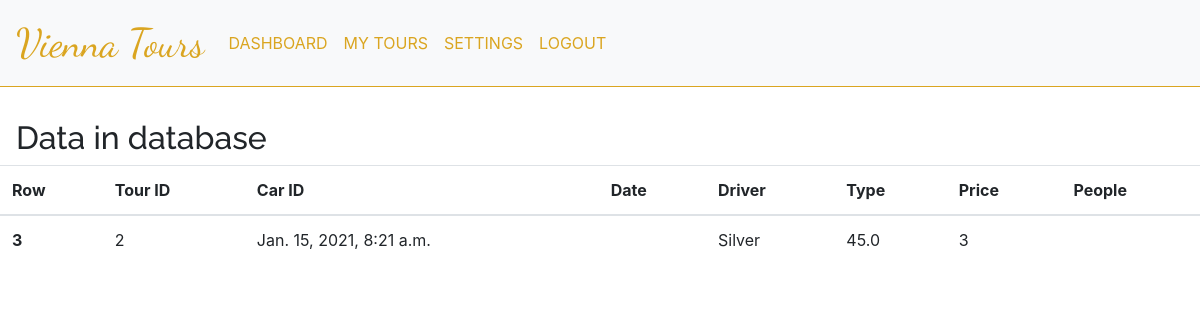
Page /users/tours/3/ (signed in) on the earlier database version.
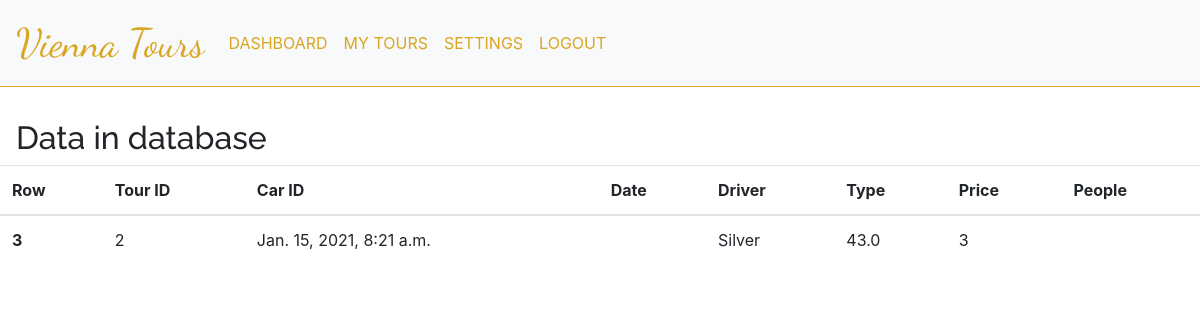
Same page on the later database version.
### supervisor/models.py (models this page shows, shortened)
class Tour(models.Model):
    driverID = models.ForeignKey(User, on_delete=models.DO_NOTHING)  #TODO change to something else. If User is deleted, delete tours?
    carID = models.ForeignKey(Car, on_delete=models.DO_NOTHING)
    date = models.DateTimeField(default=timezone.now) #TODO change to something else
    duration = models.FloatField()
    tourType = models.CharField(max_length=20)
    people = models.IntegerField()
    price = models.FloatField()

class Car(models.Model):
    latitude = models.FloatField(default=0.0)
    longitude = models.FloatField(default=0.0)
    photoOption = models.CharField(max_length=20, default='car-black')

### users/views.py (the view)
# urls.py: path('tours/<int:pk>/', TourDetailView.as_view(template_name='users/tour_detail.html'), name='tour-detail'),
class TourDetailView(DetailView):
    model = Tour

### users/templates/users/tour_detail.html
{% extends "nav-user.html" %}
{% block content %}
<div class="table-header">
    <h2>Data in database</h2>
</div>
<table class="table">
    <thead>
        <tr>
            <th scope="col">Row</th>
            <th scope="col">Tour ID</th>
            <th scope="col">Car ID</th>
            <th scope="col">Date</th>
            <th scope="col">Driver</th>
            <th scope="col">Type</th>
            <th scope="col">Price</th>
            <th scope="col">People</th>
        </tr>
        </thead>
        <tbody>
    <tr>
        <th scope="row">{{ object.id }}</th>
        <td>{{ object.carID.id }}</td>
        <td>{{ object.date }}</td>
        <td>{{ object.driverID.name }} {{ object.driverID.surname }}</td>
        <td>{{ object.tourType }}</td>
        <td>{{ object.price }}</td>
        <td>{{ object.people }}</td>
    </tr>
</tbody>
</table>
{% endblock content %}

Differences in the rows shown:
changed Tour "Silver": price "45.0" → "43.0"
